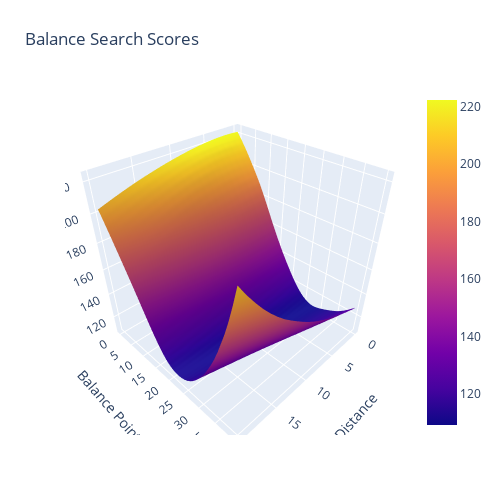

Here is the notebook cell this chart was saved with:
### Markdown cell above
## Look at the optimization surface

### Code cell
results_dataid = results_dataids[0]
df = pd.DataFrame(results_dataid['results'])
best_fit = df.iloc[df['score'].idxmin()]

results_dataid['best_score'] = best_fit['score']
results_dataid['best_balance'] = best_fit['balance']
results_dataid['best_distance'] = best_fit['distance']

results_df = pd.DataFrame(results_dataid['results'])
plotOptimizationSurface(results_df)

### Figure 1 — Plotly figure (JSON) as saved in the notebook; plotly's stock layout.template omitted (floating-point values rounded to 4 significant figures; data arrays with more than 128 entries replaced by an {"elided": "..."} marker saying what was removed)
{"data": [{"type": "surface", "z": {"elided": "41x21 float values"}}], "layout": {"autosize": false, "height": 500, "margin": {"b": 65, "l": 65, "r": 50, "t": 90}, "scene": {"xaxis": {"title": {"text": "Distance"}}, "yaxis": {"title": {"text": "Balance Point - 40"}}, "zaxis": {"title": {"text": "SSR"}}}, "title": {"text": "Balance Search Scores"}, "width": 500}}
